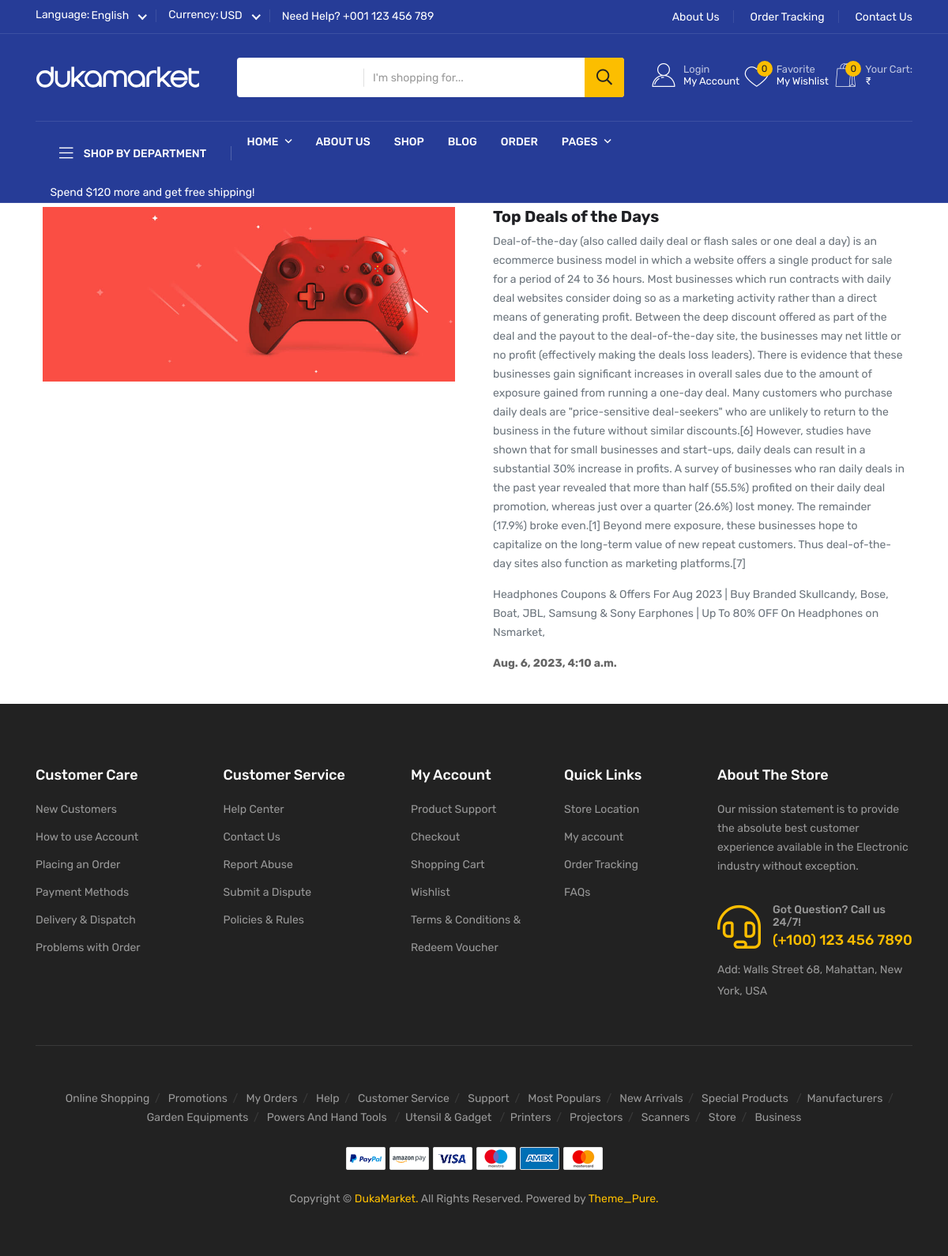
Page /market/blog/1 on the committed database.
### XMarket/models.py (models this page shows, shortened)
class MarketBlog(models.Model):
    title = models.CharField(max_length=400)
    image = models.ForeignKey(BlogImages, on_delete=models.CASCADE)
    desc = models.TextField()
    created_at = models.DateTimeField(auto_now_add=True)

class BlogImages(models.Model):
    images = models.ImageField(upload_to= 'static/assets/blog/')
    description = models.TextField()

### XMarket/views.py (the view)
# urls.py: path('market/blog/<int:id>' , views.BlogViewDeatils , name='BlogViewDeatils'),
def BlogViewDeatils(request , id):
    Blog = MarketBlog.objects.get(id=id)
    Context = {'Blog':Blog}
    return render(request , 'market/blog_details.html' , Context)

### templates/market/blog_details.html (shortened to what this page needs)
{% extends 'base.html'%}
{% block Content %}
<main class="mt-5">
  <div class="container">
    <section>
      <div class="row mt-5">
        <div class="col-md-6 gx-5 mb-4">
          <div class="bg-image hover-overlay ripple shadow-2-strong rounded-5" data-mdb-ripple-color="light">
            <img src="{{Blog.image.images.url}}" class="img-fluid" />
          </div>
        </div>
        <div class="col-md-6 gx-5 mb-4">
          <h4><strong>{{Blog.title}}</strong> </h4>
          <p class="text-muted">
            {{Blog.desc}}
          </p>
          <p class="text-muted">
            {{Blog.image.description }} <br>
            <p><strong>{{Blog.created_at}}</strong></p>
          </p>
      </div>
    </section>
  </div>
</main>
{% endblock %}

### static/assets/css/default.css (style rules this page uses)
.mt-5 { margin-top:5px !important }

### rows in the picture
MarketBlog: image.images (picture), title "Top Deals of the Days", desc "Deal-of-the-day (also called daily deal or flash sales or one deal a day) is an ecommerce business model in which a website offers a single product for sale for a period of 24 to 36 hours. Most businesses which run contracts with daily deal websites consider doing so as a marketing activity rather than a direct means of generating profit. Between the deep discount offered as part of the deal and the payout to the deal-of-the-day site, the businesses may net little or no profit (effectively making the deals loss leaders). There is evidence that these businesses gain significant increases in overall sales due to the amount of exposure gained from running a one-day deal. Many customers who…", image.description "Headphones Coupons & Offers For Aug 2023 | Buy Branded Skullcandy, Bose, Boat, JBL, Samsung & Sony Earphones | Up To 80% OFF On Headphones on Nsmarket,", created_at "Aug. 6, 2023, 4:10 a.m."

### other values in the picture
{{ request.session.wishlist|length }} "0"
{{ request.session.cart|length }} "0"
